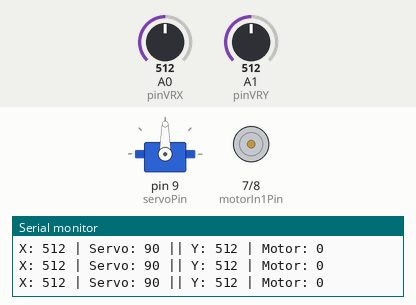
Simulated run of this sketch. Board: Arduino Uno, built with avr-gcc and run on an emulated ATmega328P. Shown: servo, motor-driver pin pairs drawn as motors (green arrow = first pin HIGH = forward, orange = second pin HIGH = backward, longer = more drive, scaled by the enable pin), the last lines printed to the serial monitor. The test bench sets the inputs (shaded band); at power-on: A0 (pinVRX) = 512, A1 (pinVRY) = 512.

Above: at 1.2 s.
1.3 s: A0 (pinVRX) set to 553
4.3 s: A0 (pinVRX) set to 584
At 5.5 s:
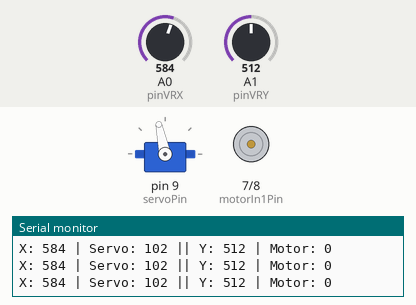
5.8 s: A1 (pinVRY) set to 705
At 6.6 s:
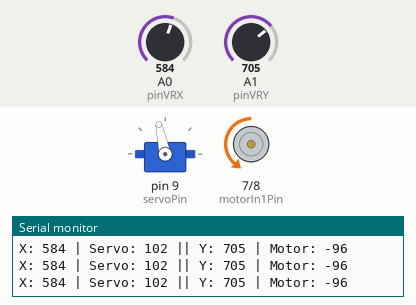
7.3 s: A1 (pinVRY) set to 728
At 8.1 s:
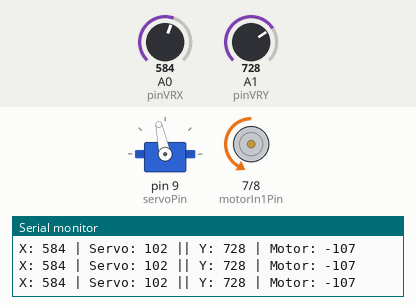
10.3 s: A0 (pinVRX) set to 511
At 11.4 s:
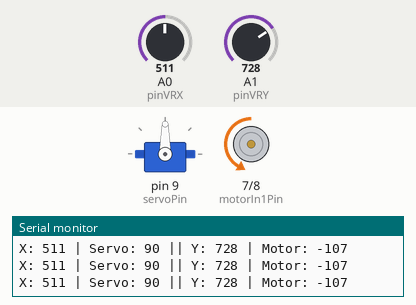
11.8 s: A1 (pinVRY) set to 987
At 12.4 s:
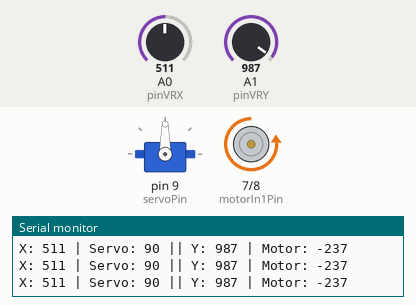
13.3 s: A1 (pinVRY) set to 1014
At 14.0 s:
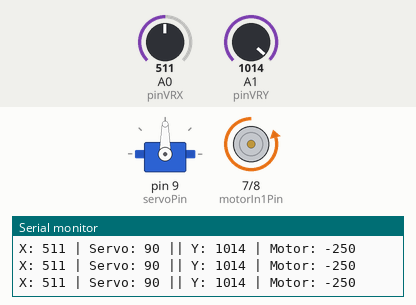
Timing chart, 0 to 15.8 s (numbered marks = the images above; inputs shaded):
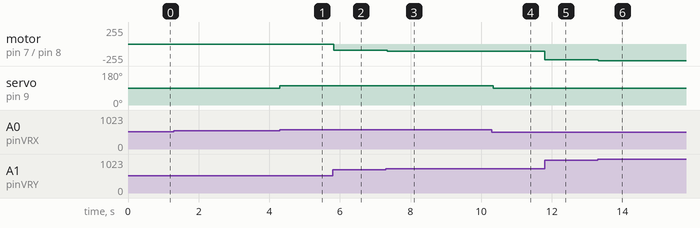

The sketch:

joystick_servo_and_motor.ino
```cpp
/*
  Joystick Servo and Motor Demo

  Parts:
  - 1 analog joystick module
  - 1 small servo motor
  - 1 DC motor
  - 1 H-bridge motor driver

  Wiring:
  - ---
  - Joystick VCC -> 5V
  - Joystick GND -> GND
  - Joystick VRX -> A0
  - Joystick VRY -> A1
  - ---
  - Servo signal (white wire) -> pin 9
  - Servo power (red wire) -> 5V
  - Servo ground (black wire) -> GND
  - ---
  - L293D pin 1 (EN1,2) -> Arduino pin 5 for PWM speed control
  - L293D pin 2 (1A) -> Arduino pin 7
  - L293D pin 7 (2A) -> Arduino pin 8
  - L293D pin 3 (1Y) -> one motor terminal
  - L293D pin 6 (2Y) -> the other motor terminal
  - L293D pin 8 (Vcc2) -> battery or external motor supply
  - L293D pin 16 (Vcc1) -> 5V
  - L293D pins 4, 5, 12, and 13 -> GND
  - Arduino GND and motor supply GND must be connected together

  Notes:
  - Left/right moves the servo.
  - Up/down controls motor speed and direction through the H-bridge.
  - This sketch does not use the joystick pushbutton, so the 10k resistor is not needed here.
  - Powering the motor from the Arduino 5V pin is not recommended.
*/
#include <Servo.h>

const int pinVRX = A0;
const int pinVRY = A1;

const int servoPin = 9;
const int motorEnablePin = 5;
const int motorIn1Pin = 7;
const int motorIn2Pin = 8;

const int centerX = 512;
const int centerY = 512;
const int deadzone = 60;

Servo steeringServo;

int applyDeadzone(int value, int center, int zone) {
  int delta = value - center;

  if (abs(delta) < zone) {
    return 0;
  }

  return delta;
}

void setMotor(int signedSpeed) {
  int pwm = constrain(abs(signedSpeed), 0, 255);

  if (signedSpeed > 0) {
    digitalWrite(motorIn1Pin, HIGH);
    digitalWrite(motorIn2Pin, LOW);
  } else if (signedSpeed < 0) {
    digitalWrite(motorIn1Pin, LOW);
    digitalWrite(motorIn2Pin, HIGH);
  } else {
    digitalWrite(motorIn1Pin, LOW);
    digitalWrite(motorIn2Pin, LOW);
  }

  analogWrite(motorEnablePin, pwm);
}

void setup() {
  Serial.begin(9600);

  pinMode(motorEnablePin, OUTPUT);
  pinMode(motorIn1Pin, OUTPUT);
  pinMode(motorIn2Pin, OUTPUT);

  steeringServo.attach(servoPin);
  steeringServo.write(90);

  setMotor(0);
}

void loop() {
  int x = analogRead(pinVRX);
  int y = analogRead(pinVRY);

  int xDelta = applyDeadzone(x, centerX, deadzone);
  int yDelta = applyDeadzone(y, centerY, deadzone);

  int servoAngle = 90;

  if (xDelta != 0) {
    servoAngle = map(x, 0, 1023, 0, 180);
    servoAngle = constrain(servoAngle, 0, 180);
  }

  steeringServo.write(servoAngle);

  // Most joystick modules read lower values when pushed up, so invert Y
  // so pushing up means forward motor motion.
  int motorSpeed = map(y, 0, 1023, 255, -255);

  if (yDelta == 0) {
    motorSpeed = 0;
  }

  setMotor(motorSpeed);

  Serial.print("X: ");
  Serial.print(x);
  Serial.print(" | Servo: ");
  Serial.print(servoAngle);
  Serial.print(" || Y: ");
  Serial.print(y);
  Serial.print(" | Motor: ");
  Serial.println(motorSpeed);

  delay(20);
}
```

Measured:
- the behaviour switches between 571 and 572 on A0 (pinVRX) (found by bisection; images 0 and 1)
- after the input at 4.3 s, servo on pin 9 (servoPin): 90° → 102° at once
- after the input at 5.8 s, motor on pin 7 (motorIn1Pin) / pin 8 (motorIn2Pin): stopped → backward 96/255 at once
- after the input at 7.3 s, motor on pin 7 (motorIn1Pin) / pin 8 (motorIn2Pin): backward 96/255 → backward 107/255 at once
- after the input at 10.3 s, servo on pin 9 (servoPin): 102° → 90° at once
- after the input at 11.8 s, motor on pin 7 (motorIn1Pin) / pin 8 (motorIn2Pin): backward 107/255 → backward 237/255 at once
- after the input at 13.3 s, motor on pin 7 (motorIn1Pin) / pin 8 (motorIn2Pin): backward 237/255 → backward 250/255 at once
